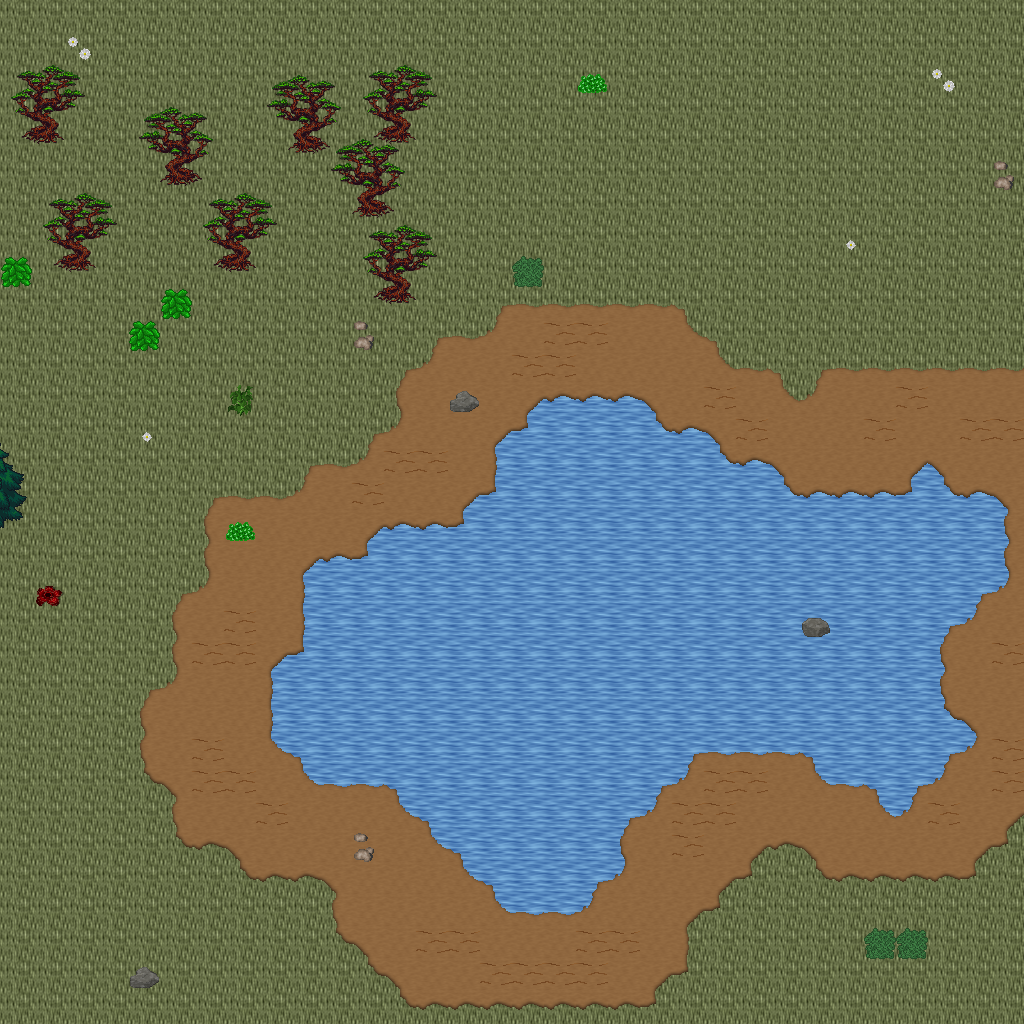

A 2D game scene composited from a Tiled map and its tileset images. What follows is a short description and the map's XML, with each tile layer's data collapsed to a summary:
An orthogonal 32x32 tile map with 32x32 px tiles, 5 tile layers (Ground, Objects, Objects2, Above, ...), 1 hidden layer not drawn, 23 tilesets.

<map version="1.10" tiledversion="1.11.0" orientation="orthogonal" renderorder="right-down" width="32" height="32" tilewidth="32" tileheight="32" infinite="0" nextlayerid="11" nextobjectid="1">
 <tileset firstgid="1" name="ground_ground" tilewidth="32" tileheight="32" tilecount="33" columns="3">
  <image source="../drawable/ground_ground.png" width="96" height="352" />
 </tileset>
 <tileset firstgid="34" name="ground_ridge_earth_dark" tilewidth="32" tileheight="32" tilecount="96" columns="12">
  <image source="../drawable/ground_ridge_earth_dark.png" width="384" height="256" />
 </tileset>
 <tileset firstgid="130" name="plant_flower_daisy_white" tilewidth="32" tileheight="32" tilecount="8" columns="2">
  <image source="../drawable/plant_flower_daisy_white.png" width="64" height="128" />
 </tileset>
 <tileset firstgid="138" name="plant_grasses" tilewidth="32" tileheight="32" tilecount="6" columns="3">
  <image source="../drawable/plant_grasses.png" width="96" height="64" />
 </tileset>
 <tileset firstgid="144" name="plant_tree_tree_fluffy" tilewidth="32" tileheight="32" tilecount="12" columns="4">
  <image source="../drawable/plant_tree_tree_fluffy.png" width="128" height="96" />
 </tileset>
 <tileset firstgid="156" name="plant_bush_bushes" tilewidth="32" tileheight="32" tilecount="10" columns="5">
  <image source="../drawable/plant_bush_bushes.png" width="160" height="64" />
 </tileset>
 <tileset firstgid="166" name="logic_portal" tilewidth="32" tileheight="32" tilecount="24" columns="8">
  <image source="../drawable/logic_portal.png" width="256" height="96" />
 </tileset>
 <tileset firstgid="190" name="logic_collision" tilewidth="32" tileheight="32" tilecount="1" columns="1">
  <image source="../drawable/logic_collision.png" width="32" height="32" />
 </tileset>
 <tileset firstgid="191" name="logic_creature_animal" tilewidth="32" tileheight="32" tilecount="32" columns="8">
  <image source="../drawable/logic_creature_animal.png" width="256" height="128" />
 </tileset>
 <tileset firstgid="223" name="ground_dry_grass" tilewidth="32" tileheight="32" tilecount="54" columns="9">
  <image source="../drawable/ground_dry_grass.png" width="288" height="192" />
 </tileset>
 <tileset firstgid="277" name="ground_earth_edges" tilewidth="32" tileheight="32" tilecount="18" columns="6">
  <image source="../drawable/ground_earth_edges.png" width="192" height="96" />
 </tileset>
 <tileset firstgid="295" name="ground_grass_corners" tilewidth="32" tileheight="32" tilecount="24" columns="6">
  <image source="../drawable/ground_grass_corners.png" width="192" height="128" />
 </tileset>
 <tileset firstgid="319" name="plant_tree_evergreen" tilewidth="32" tileheight="32" tilecount="36" columns="3">
  <image source="../drawable/plant_tree_evergreen.png" width="96" height="384" />
 </tileset>
 <tileset firstgid="355" name="plant_tree_tree_darkgreen" tilewidth="32" tileheight="32" tilecount="88" columns="8">
  <image source="../drawable/plant_tree_tree_darkgreen.png" width="256" height="352" />
 </tileset>
 <tileset firstgid="443" name="building_decoration_rocks" tilewidth="32" tileheight="32" tilecount="6" columns="3">
  <image source="../drawable/building_decoration_rocks.png" width="96" height="64" />
 </tileset>
 <tileset firstgid="449" name="plant_stump_stump_pale_brown" tilewidth="32" tileheight="32" tilecount="4" columns="2">
  <image source="../drawable/plant_stump_stump_pale_brown.png" width="64" height="64" />
 </tileset>
 <tileset firstgid="453" name="plant_stump_int_small_stump_2" tilewidth="32" tileheight="32" tilecount="1" columns="1">
  <image source="../drawable/plant_stump_int_small_stump_2.png" width="32" height="32" />
 </tileset>
 <tileset firstgid="454" name="ground_rock_pebbles" tilewidth="32" tileheight="32" tilecount="3" columns="1">
  <image source="../drawable/ground_rock_pebbles.png" width="32" height="96" />
 </tileset>
 <tileset firstgid="457" name="plant_bush_bush_mult_colored" tilewidth="32" tileheight="32" tilecount="6" columns="3">
  <image source="../drawable/plant_bush_bush_mult_colored.png" width="96" height="64" />
 </tileset>
 <tileset firstgid="463" name="plant_tree_umbrella_thorn" tilewidth="32" tileheight="32" tilecount="18" columns="6">
  <image source="../drawable/plant_tree_umbrella_thorn.png" width="192" height="96" />
 </tileset>
 <tileset firstgid="481" name="logic_item_fruits" tilewidth="32" tileheight="32" tilecount="16" columns="8">
  <image source="../drawable/logic_item_fruits.png" width="256" height="64" />
 </tileset>
 <tileset firstgid="497" name="building_house_3" tilewidth="32" tileheight="32" tilecount="48" columns="6">
  <image source="../drawable/building_house_3.png" width="192" height="256" />
 </tileset>
 <tileset firstgid="545" name="logic_creature_mutant" tilewidth="32" tileheight="32" tilecount="7" columns="7">
  <image source="../drawable/logic_creature_mutant.png" width="224" height="32" />
 </tileset>
 <layer id="1" name="Ground" width="32" height="32">
  <data>[1024 cells, 1024 non-empty, 3 distinct tile ids]</data>
 </layer>
 <layer id="2" name="Objects" width="32" height="32">
  <data>[1024 cells, 252 non-empty, 29 distinct tile ids]</data>
 </layer>
 <layer id="3" name="Objects2" width="32" height="32">
  <data>[1024 cells, 14 non-empty, 6 distinct tile ids]</data>
 </layer>
 <layer id="4" name="Above" width="32" height="32">
  <data>[1024 cells, 52 non-empty, 16 distinct tile ids]</data>
 </layer>
 <layer id="5" name="Above2" width="32" height="32">
  <data>[1024 cells, 0 non-empty, 0 distinct tile ids]</data>
 </layer>
 <layer id="6" name="Walkable" width="32" height="32" visible="0">
  <data>[1024 cells, 16 non-empty, 1 distinct tile ids]</data>
 </layer>
 <objectgroup id="7" name="Mapevents" />
 <objectgroup id="8" name="Spawn" />
 <objectgroup id="9" name="Keys" />
 <objectgroup id="10" name="Replace" />
</map>
